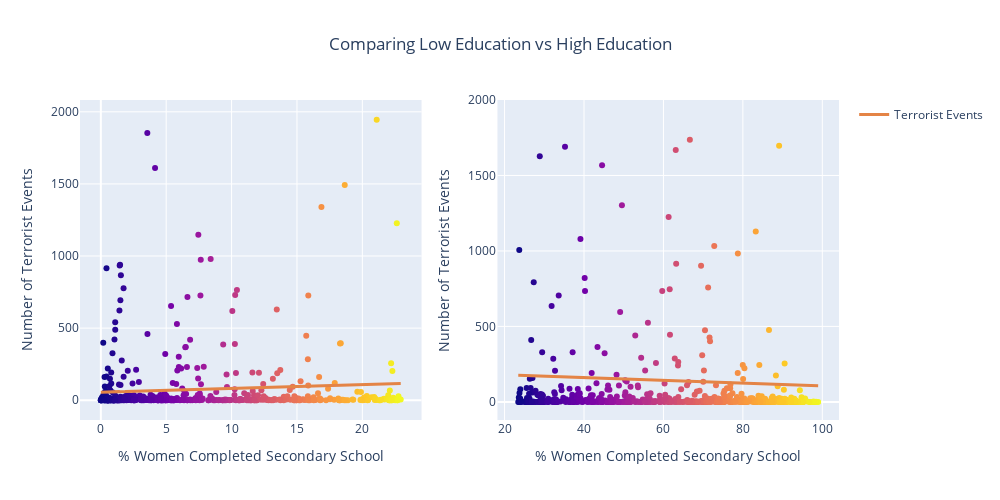

Write notebook code for a chart like this one.
### Code cell
fig = make_subplots(rows=1, cols=2)

fig.add_trace(
    go.Scatter(x=low_ed.education, y=low_ed.nattacks, mode='markers',
              marker_color=low_ed.education, text=low_ed.education, showlegend=False),
    row=1, col=1)

fig.add_trace(
    go.Scatter(x=high_ed.education, y=high_ed.nattacks, mode='markers',
              marker_color=high_ed.education, showlegend=False),
    row=1, col=2)

fig.update_layout(
    height=500, width=1000, 
    title_text="Comparing Low Education vs High Education",
    showlegend=True,
    title_x=0.5)


fig.update_xaxes(title_text="% Women Completed Secondary School", row=1, col=1)
fig.update_xaxes(title_text="% Women Completed Secondary School", row=1, col=2)

fig.update_yaxes(title_text="Number of Terrorist Events", row=1, col=1)
fig.update_yaxes(title_text="Number of Terrorist Events", range=[-120, 2000], row=1, col=2)

# Add regression line
fig.add_trace(go.Scatter(name='Terrorist Events', x=X_1, y=low_ed['low_ed_bestfit'], mode='lines',
                        line=dict(color='#E48446' , width=3), showlegend=False), row=1, col=1)
fig.add_trace(go.Scatter(name='Terrorist Events', x=X_2, y=high_ed['high_ed_bestfit'], mode='lines',
                        line=dict(color='#E48446', width=3)), row=1, col=2)
fig.show()

### Figure 1 — Plotly figure (JSON) as saved in the notebook; plotly's stock layout.template omitted (floating-point values rounded to 4 significant figures; data arrays with more than 128 entries replaced by an {"elided": "..."} marker saying what was removed)
{"data": [{"marker": {"color": {"elided": "567 float values"}}, "mode": "markers", "showlegend": false, "text": {"elided": "567 float values"}, "type": "scatter", "x": {"elided": "567 float values"}, "xaxis": "x", "y": {"elided": "567 int values"}, "yaxis": "y"}, {"marker": {"color": {"elided": "567 float values"}}, "mode": "markers", "showlegend": false, "type": "scatter", "x": {"elided": "567 float values"}, "xaxis": "x2", "y": {"elided": "567 int values"}, "yaxis": "y2"}, {"line": {"color": "#E48446", "width": 3}, "mode": "lines", "name": "Terrorist Events", "showlegend": false, "type": "scatter", "x": {"elided": "567 float values"}, "xaxis": "x", "y": {"elided": "567 float values"}, "yaxis": "y"}, {"line": {"color": "#E48446", "width": 3}, "mode": "lines", "name": "Terrorist Events", "type": "scatter", "x": {"elided": "567 float values"}, "xaxis": "x2", "y": {"elided": "567 float values"}, "yaxis": "y2"}], "layout": {"height": 500, "showlegend": true, "title": {"text": "Comparing Low Education vs High Education", "x": 0.5}, "width": 1000, "xaxis": {"anchor": "y", "domain": [0, 0.45], "title": {"text": "% Women Completed Secondary School"}}, "xaxis2": {"anchor": "y2", "domain": [0.55, 1], "title": {"text": "% Women Completed Secondary School"}}, "yaxis": {"anchor": "x", "domain": [0, 1], "title": {"text": "Number of Terrorist Events"}}, "yaxis2": {"anchor": "x2", "domain": [0, 1], "range": [-120, 2000], "title": {"text": "Number of Terrorist Events"}}}}
